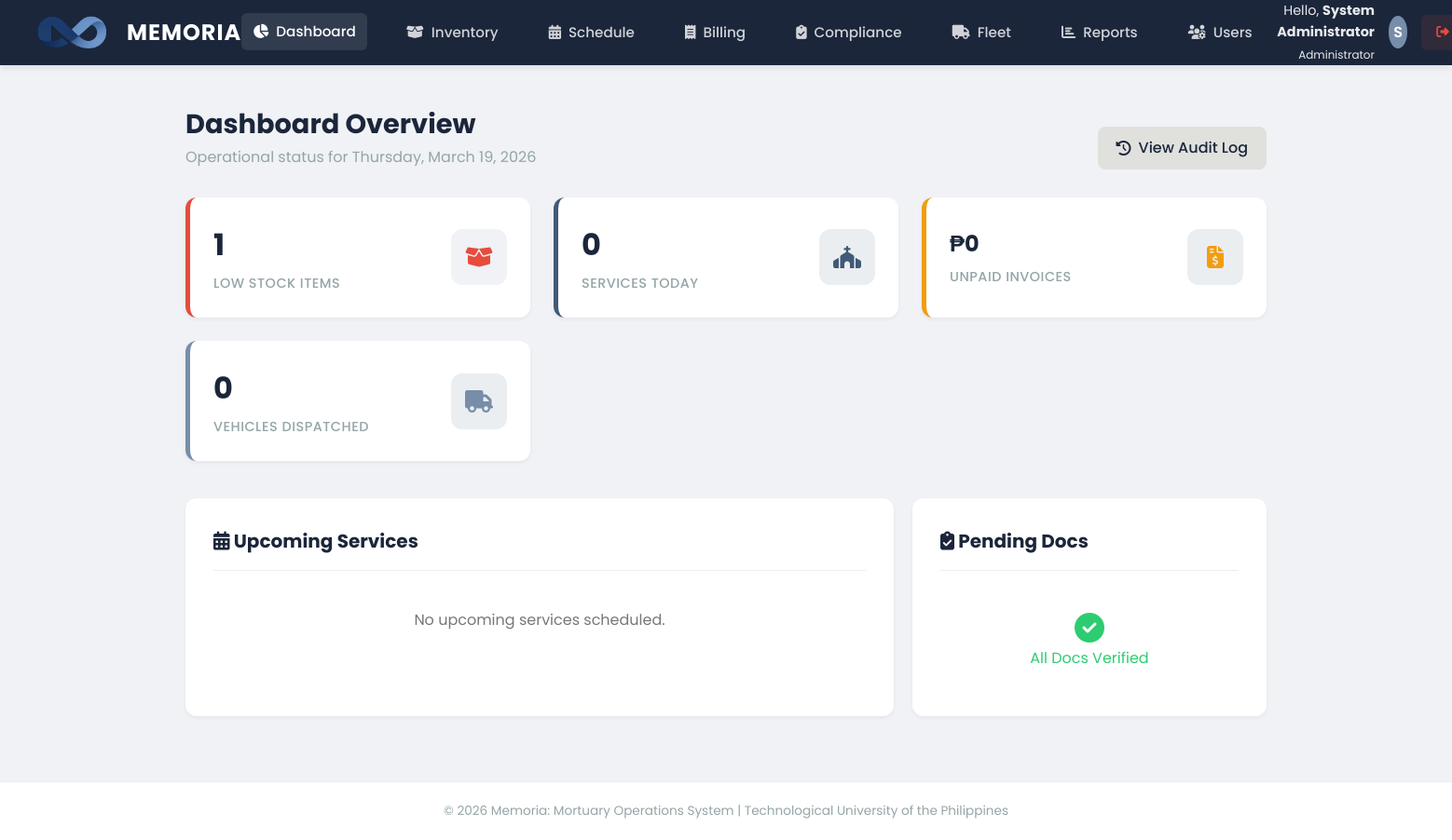
The page /dashboard.php (signed in) on the database as committed earlier.
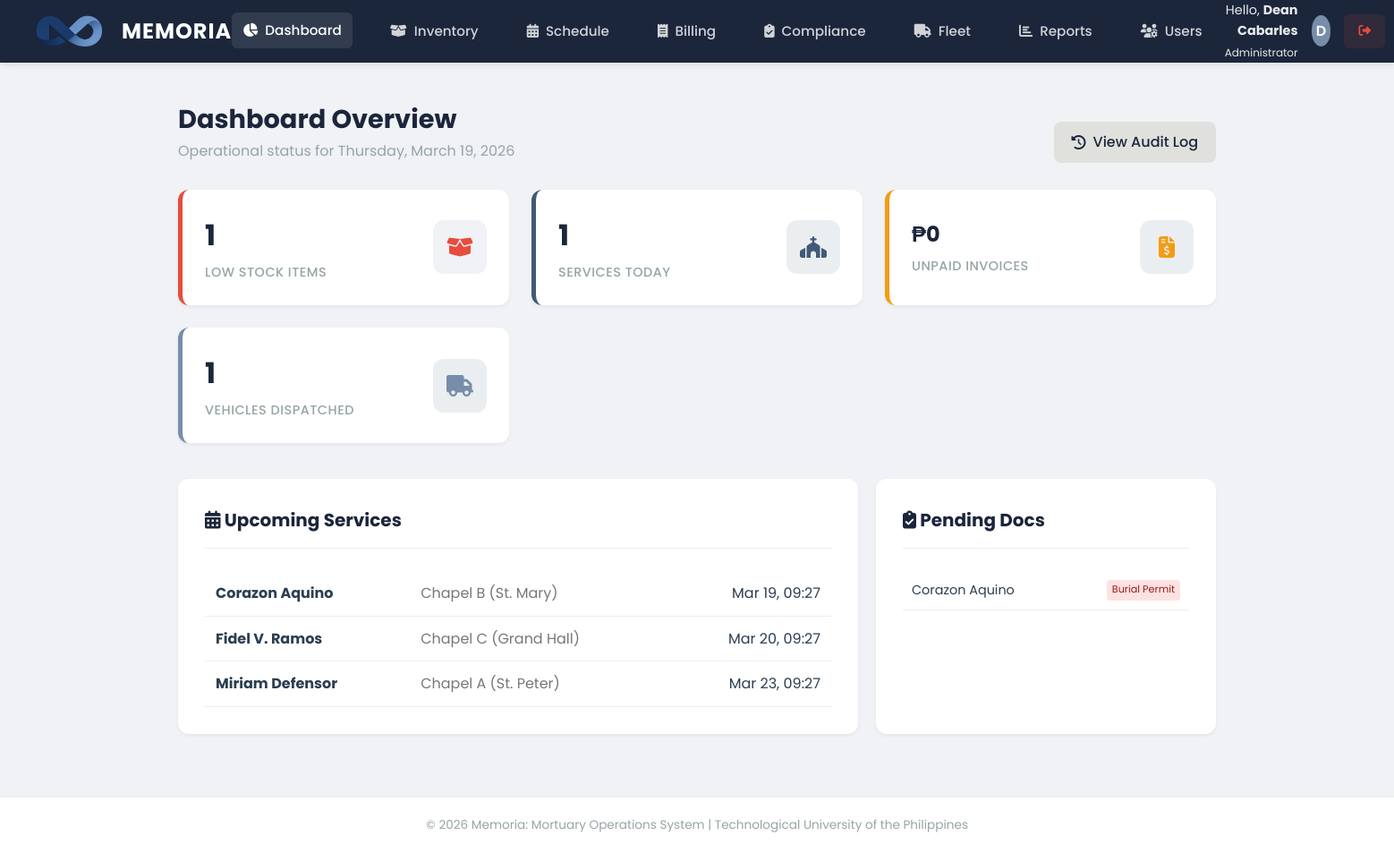
The same page on the database as committed later.
### tables this page shows
CREATE TABLE `reservations` (
  `id` int(11) NOT NULL,
  `chapel_name` varchar(50) NOT NULL,
  `deceased_name` varchar(100) NOT NULL,
  `start_date` datetime NOT NULL,
  `end_date` datetime NOT NULL,
  `reserved_by` int(11) DEFAULT NULL
);

CREATE TABLE `documents` (
  `id` int(11) NOT NULL,
  `reservation_id` int(11) NOT NULL,
  `document_type` enum('Death Certificate','Burial Permit','Transfer Permit') NOT NULL,
  `reference_number` varchar(100) DEFAULT NULL,
  `file_path` varchar(255) DEFAULT NULL,
  `status` enum('Pending','Verified') DEFAULT 'Pending',
  `uploaded_at` timestamp NOT NULL DEFAULT current_timestamp()
);

### dashboard.php (the view, shortened to what the changed rows need)
<?php
include('includes/header.php');
$role = $_SESSION['role'];
$today = date('Y-m-d');
$sched_q = mysqli_query($conn, "SELECT COUNT(*) as total FROM reservations WHERE DATE(start_date) = '$today'");
$today_services = mysqli_fetch_assoc($sched_q)['total'];
$bill_q = mysqli_query($conn, "SELECT SUM(total_amount) as total FROM invoices WHERE status = 'Unpaid'");
$unpaid_total = mysqli_fetch_assoc($bill_q)['total'] ?? 0;
$fleet_q = mysqli_query($conn, "SELECT COUNT(*) as total FROM vehicles WHERE status = 'In Use'");
$active_fleet = mysqli_fetch_assoc($fleet_q)['total'];
?>
<div style="margin-bottom: 30px; display: flex; justify-content: space-between; align-items: end;">
    <div>
        <h1 style="font-size: 1.8rem; color: var(--deep-navy);">Dashboard Overview</h1>
    </div>
</div>
<div class="dashboard-grid">
    <?php if(in_array($role, ['Administrator', 'Front Desk Staff'])): ?>
    <div class="stat-card" style="border-left-color: var(--slate-blue);">
        <div class="stat-content">
            <h3><?= $today_services ?></h3>
            <p>Services Today</p>
        </div>
        <div class="stat-icon"><i class="fas fa-church"></i></div>
    </div>
    <div class="stat-card" style="border-left-color: #f39c12;">
        <div class="stat-content">
            <h3 style="font-size: 1.5rem;">₱<?= number_format($unpaid_total) ?></h3>
            <p>Unpaid Invoices</p>
        </div>
        <div class="stat-icon" style="color: #f39c12;"><i class="fas fa-file-invoice-dollar"></i></div>
    </div>
    <?php endif; ?>
    <?php if(in_array($role, ['Administrator', 'Fleet Coordinator'])): ?>
    <div class="stat-card" style="border-left-color: var(--muted-teal);">
        <div class="stat-content">
            <h3><?= $active_fleet ?></h3>
            <p>Vehicles Dispatched</p>
        </div>
        <div class="stat-icon" style="color: var(--muted-teal);"><i class="fas fa-truck"></i></div>
    </div>
    <?php endif; ?>
</div>
<div style="display: grid; grid-template-columns: 2fr 1fr; gap: 20px;">
    <?php if(in_array($role, ['Administrator', 'Front Desk Staff', 'Fleet Coordinator'])): ?>
    <div class="panel">
        <div class="panel-header">
            <h2><i class="fas fa-calendar-alt"></i> Upcoming Services</h2>
        </div>
        <table style="width: 100%; border-collapse: collapse;">
            <tbody>
                <?php
                $upcoming = mysqli_query($conn, "SELECT deceased_name, chapel_name, start_date FROM reservations WHERE start_date >= NOW() ORDER BY start_date ASC LIMIT 5");
                if(mysqli_num_rows($upcoming) > 0) {
                    while($row = mysqli_fetch_assoc($upcoming)) {
                        echo "<tr>
                            <td style='padding: 12px; border-bottom: 1px solid #eee;'><strong>{$row['deceased_name']}</strong></td>
                            <td style='padding: 12px; border-bottom: 1px solid #eee; color: #777;'>{$row['chapel_name']}</td>
                            <td style='padding: 12px; border-bottom: 1px solid #eee; text-align: right;'>" . date('M d, H:i', strtotime($row['start_date'])) . "</td>
                        </tr>";
                    }
                } else {
                    echo "<tr><td colspan='3' style='padding: 15px; text-align: center; color: #777;'>No upcoming services scheduled.</td></tr>";
                }
                ?>
            </tbody>
        </table>
    </div>
    <?php endif; ?>
    <?php if(in_array($role, ['Administrator', 'Front Desk Staff'])): ?>
    <div class="panel">
        <div class="panel-header">
            <h2><i class="fas fa-clipboard-check"></i> Pending Docs</h2>
        </div>
        <?php
        $pending = mysqli_query($conn, "SELECT d.document_type, r.deceased_name FROM documents d JOIN reservations r ON d.reservation_id = r.id WHERE d.status = 'Pending' LIMIT 5");
        if(mysqli_num_rows($pending) > 0) {
            while($row = mysqli_fetch_assoc($pending)) {
                echo "<div style='padding: 10px; border-bottom: 1px solid #eee; display: flex; justify-content: space-between;'>
                    <span style='font-size: 0.9rem;'>{$row['deceased_name']}</span>
                    <span style='background: #fee2e2; color: #991b1b; padding: 2px 6px; border-radius: 4px; font-size: 0.7rem;'>{$row['document_type']}</span>
                </div>";
            }
        } else {
            echo "<div style='text-align: center; color: var(--success); padding: 20px;'><i class='fas fa-check-circle' style='font-size: 2rem;'></i><br>All Docs Verified</div>";
        }
        ?>
    </div>
    <?php endif; ?>
</div>
<?php include('includes/footer.php'); ?>

### includes/header.php (shortened to what the changed rows need)
<!DOCTYPE html>
<html lang="en">
<head>
    <link rel="stylesheet" href="<?php echo BASE_URL; ?>assets/css/style.css">
    <link rel="stylesheet" href="https://cdnjs.cloudflare.com/ajax/libs/font-awesome/6.4.0/css/all.min.css">
</head>
<body>
<header class="main-header">
    <div class="user-profile">
        <?php if (isset($_SESSION['user_id'])): ?>
            <span style="text-align: right; font-size: 0.9rem; opacity: 0.9;">Hello, <strong><?php echo htmlspecialchars($_SESSION['full_name']); ?></strong><br><small><?php echo $_SESSION['role']; ?></small></span>
            <div class="user-avatar"><?php echo strtoupper(substr($_SESSION['full_name'], 0, 1)); ?></div>
            <a href="<?php echo BASE_URL; ?>auth/logout.php" class="logout-btn"><i class="fas fa-sign-out-alt"></i></a>
        <?php else: ?>
            <a href="<?php echo BASE_URL; ?>auth/login.php" class="btn btn-primary"><i class="fas fa-sign-in-alt"></i> Staff Login</a>
        <?php endif; ?>
    </div>
</header>
<main class="container">

Rows that differ between the two databases and show on the page:
now on this page (row edited): reservations: deceased_name "Corazon Aquino", chapel_name "Chapel B (St. Mary)", start_date "Mar 19, 09:27"
added reservations: deceased_name "Fidel V. Ramos", chapel_name "Chapel C (Grand Hall)", start_date "Mar 20, 09:27"
added reservations: deceased_name "Miriam Defensor", chapel_name "Chapel A (St. Peter)", start_date "Mar 23, 09:27"
added documents: reservation.deceased_name "Corazon Aquino", document_type "Burial Permit"
Other text that changed with them:
$_SESSION['full_name']: "System Administrator" → "Dean Cabarles"
substr($_SESSION['full_name'], 0, 1): "S" → "D"
$today_services: "0" → "1"
$active_fleet: "0" → "1"
text no longer shown: "No upcoming services scheduled. All Docs Verified"
